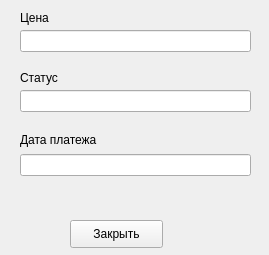
<?xml version="1.0" encoding="UTF-8"?>
<ui version="4.0">
 <class>Form</class>
 <widget class="QWidget" name="Form">
  <property name="geometry">
   <rect>
    <x>0</x>
    <y>0</y>
    <width>269</width>
    <height>255</height>
   </rect>
  </property>
  <property name="windowTitle">
   <string>Form</string>
  </property>
  <widget class="QPushButton" name="closeBtn">
   <property name="geometry">
    <rect>
     <x>70</x>
     <y>220</y>
     <width>93</width>
     <height>28</height>
    </rect>
   </property>
   <property name="text">
    <string>Закрыть</string>
   </property>
  </widget>
  <widget class="QLineEdit" name="priceEdit">
   <property name="geometry">
    <rect>
     <x>20</x>
     <y>30</y>
     <width>231</width>
     <height>22</height>
    </rect>
   </property>
  </widget>
  <widget class="QLabel" name="label_2">
   <property name="geometry">
    <rect>
     <x>20</x>
     <y>10</y>
     <width>55</width>
     <height>16</height>
    </rect>
   </property>
   <property name="text">
    <string>Цена</string>
   </property>
  </widget>
  <widget class="QLineEdit" name="statusEdit">
   <property name="geometry">
    <rect>
     <x>20</x>
     <y>90</y>
     <width>231</width>
     <height>22</height>
    </rect>
   </property>
   <property name="text">
    <string/>
   </property>
  </widget>
  <widget class="QLabel" name="label_3">
   <property name="geometry">
    <rect>
     <x>20</x>
     <y>70</y>
     <width>55</width>
     <height>16</height>
    </rect>
   </property>
   <property name="text">
    <string>Статус</string>
   </property>
  </widget>
  <widget class="QLineEdit" name="paymentDateEdit">
   <property name="geometry">
    <rect>
     <x>20</x>
     <y>154</y>
     <width>231</width>
     <height>22</height>
    </rect>
   </property>
   <property name="text">
    <string/>
   </property>
  </widget>
  <widget class="QLabel" name="label_4">
   <property name="geometry">
    <rect>
     <x>20</x>
     <y>130</y>
     <width>101</width>
     <height>20</height>
    </rect>
   </property>
   <property name="text">
    <string>Дата платежа</string>
   </property>
  </widget>
 </widget>
 <resources/>
 <connections/>
</ui>
